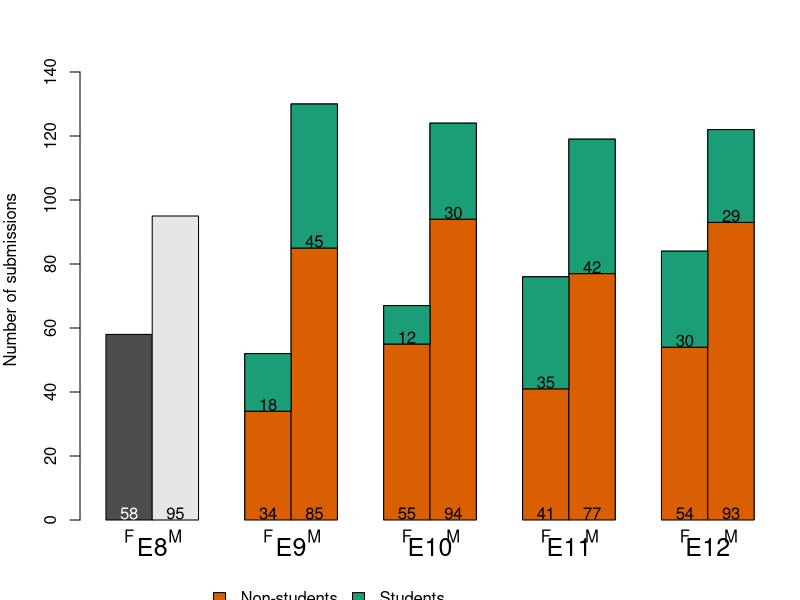
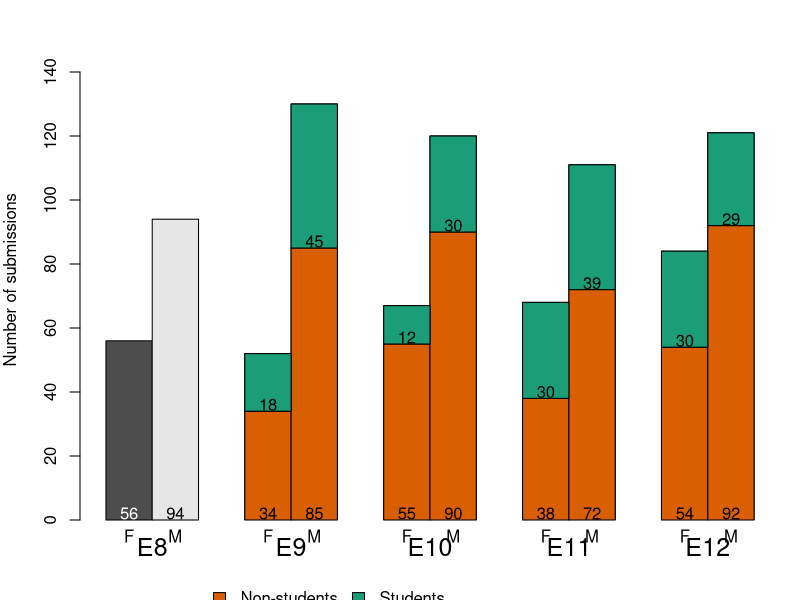

Recreate these plots in R, in order.
library(xtable)
library(RColorBrewer)
try(setwd("~/Documents/Conferences/Evolang12/genderBias2018_public/analysis/"))

allData = read.csv("../data/EvoLang_Scores_8_to_12.csv",stringsAsFactors = F)
# relabel factor
allData$FirstAuthorGender = factor(allData$FirstAuthorGender,levels=c("F","M"),labels=c("Female","Male"))
allData$gender = allData$FirstAuthorGender
allData$review = factor(c("Single","Double")[(allData$conference %in% c("E11","E12"))+1])
allData$conference = factor(allData$conference,levels = c("E8","E9","E10","E11","E12"))
allData$format = factor(allData$format)

allData$student[!is.na(allData$student) &
                  allData$student=="Faculty"] = "Non-Student"
allData$student[!is.na(allData$student) &
                  allData$student=="EC"] = "Non-Student"
allData$student = factor(allData$student)

###

readScores = read.csv("../data/EvoLang_ReadingScores_E8_to_E12.csv",stringsAsFactors = F)
readScores$fleschkincaid_score_scaled = scale(readScores$fleschkincaid_score)
readScores$dalechall_score_scaled = scale(readScores$dalechall_score)
readScores$student[readScores$student=="EC"] = "Non-Student"
readScores$student[readScores$student=="Faculty"] = "Non-Student"
# Remove an outlier
readScores = readScores[readScores$fleschkincaid_score_scaled<6,]
readScores$gender = factor(readScores$gender)

readScores$conference = factor(readScores$conference,
                               levels = c("E8","E9","E10","E11","E12"))


###

plotStackedBar = function(dx,filename){
  pdf(filename,width=5, height=4)
  par(mar=c(4,4,2,1))
  xtabs(~gender+conference,dx) -> x
  xvals <- barplot(x, beside=T, cex.names=1.5, ylim=c(0,150) )
  
  xtabs(~gender+conference+student,dx) -> x2
  textadjx = 3
  text(xvals[1,1],0-textadjx,x[1,1],pos=3,col='white')
  text(xvals[2,1],0-textadjx,x[2,1],pos=3)
  
  xwd <- .5
  
  for (conf in 2:5){
    # Female non-students
    polygon( c( rep(xvals[1,conf]-xwd,2), rep(xvals[1,conf]+xwd,2) ), 
             c(0, x2[1,conf,1], x2[1,conf,1], 0), col="#d95f02" )
    text(xvals[1,conf],0-textadjx,x2[1,conf,1],pos=3)
    # Male non-students
    polygon( c( rep(xvals[2,conf]-xwd,2), rep(xvals[2,conf]+xwd,2) ), 
             c(0, x2[2,conf,1], x2[2,conf,1], 0), col="#d95f02" )
    text(xvals[2,conf],0-textadjx,x2[2,conf,1],pos=3)
    
    # Female students
    polygon( c( rep(xvals[1,conf]-xwd,2), rep(xvals[1,conf]+xwd,2) ), c(x2[1,conf,1], x2[1,conf,1]+x2[1,conf,2], x2[1,conf,1]+x2[1,conf,2], x2[1,conf,1]), col="#1b9e77" )
    text(xvals[1,conf],x2[1,conf,1]-textadjx,x2[1,conf,2], pos = 3)
    # Male students
    polygon( c( rep(xvals[2,conf]-xwd,2), rep(xvals[2,conf]+xwd,2) ), c(x2[2,conf,1], x2[2,conf,1]+x2[2,conf,2], x2[2,conf,1]+x2[2,conf,2], x2[2,conf,1]), col="#1b9e77" )
    text(xvals[2,conf],x2[2,conf,1]-textadjx,x2[2,conf,2], pos = 3)
  }
  text( xvals[1,], rep(-5,5),rep("F",5), xpd=T )
  text( xvals[2,], rep(-5,5),rep("M",5), xpd=T )
  
  legend(3,-18, fill=c("#d95f02","#1b9e77"), legend=c("Non-students", "Students"), horiz=T ,bty = 'n',xpd=T)
  title(ylab="Number of submissions")
  dev.off()
}

plotStackedBar(allData,"../results/StackedBar_ReviewScores.pdf")

plotStackedBar(readScores,"../results/StackedBar_ReadingScores.pdf")

